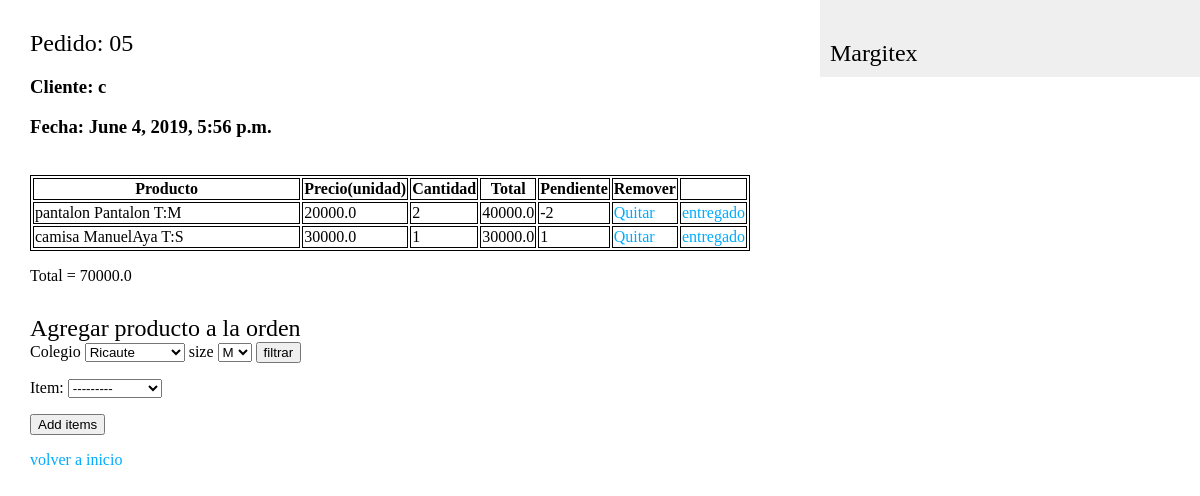
Page /mystore/5/ on the committed database.
### mystore/models.py (models this page shows, shortened)
class Order(models.Model):
    order = models.CharField(max_length=25)
    created = models.DateTimeField(auto_now_add=True)
    client = models.CharField(max_length=25)
    added_by = models.ForeignKey(User, on_delete=models.CASCADE)
    items = models.ManyToManyField('Item', through='Qty')
    comments = models.TextField(max_length=140)
    def add_all_items(self):
        cnt = 0
        for qty in self.qty_set.all():
            cnt += qty.add_same_items()
        return cnt

class Qty(models.Model):
    order = models.ForeignKey(Order, on_delete=models.CASCADE)
    item = models.ForeignKey(Item, on_delete=models.CASCADE)
    quantity = models.IntegerField(default=1)
    pending = models.IntegerField(default=1)
    total = models.IntegerField(default=0)
    def add_same_items(self):
        return  self.quantity * self.item.price

class Item(models.Model):
    name = models.CharField(max_length=25)
    size = models.CharField(max_length=25)
    price = models.FloatField(default=0)
    type = models.CharField(max_length=20)
    quantity = models.IntegerField(default=0)
    created = models.DateTimeField(auto_now_add=True)
    updated = models.DateTimeField(auto_now=True)
    institution = models.ForeignKey(Institution, on_delete=models.CASCADE, primary_key=False)
    code = models.CharField(max_length=25)
    class Meta:
        ordering = ('-created',)
    def __str__(self):
        return self.code

### mystore/views.py (the view, shortened to what this page needs)
# urls.py: path('<int:order_id>/', views.detail, name='detail'),
def detail(request, order_id, item_rmv=None, institution=None, size=None, item_dispatch=None, item_pending=None):
    order = get_object_or_404(Order, pk=order_id)
    if institution == None:
        response_page = HttpResponseRedirect(reverse('mystore:detail', args=(order.id,)))
    if item_dispatch != None:
        item_dispatched = order.qty_set.get(id=item_dispatch)
        if item_pending !=0:
            item_dispatched.pending -= 1
            item_dispatched.save()
        return response_page
    order_items_qty = order.qty_set.all()
    if request.method == 'POST':
        form = SelForm(request.POST)
        if form.is_valid():
            new_item = form.save(commit=False)
            item_form = new_item.item
            for qty in order_items_qty:
                if item_form == qty.item:
                    qty.quantity += 1
                    qty.pending +=1
                    qty.save()
                    order.save()
                    return response_page
            new_item.order = order
            new_item.save()
            return response_page
        else:
            try:
                institution = Institution.objects.get(pk=request.POST['inst'])
                size = request.POST['size']
            except (KeyError, Institution.DoesNotExist):
                form = SelForm()
                form.fields["item"].queryset = Item.objects.all()
            else:
                if size == None:
                    form.fields["item"].queryset = Item.objects.\
                        filter(institution=institution)
                    return HttpResponseRedirect(reverse('mystore:institution', args=(order.id,
                                                         institution)))
                else:
                    form = SelForm()
                    form.fields["item"].queryset = Item.objects. \
                        filter(institution=institution, size=size)
                    return HttpResponseRedirect(reverse('mystore:size', args=(order.id,
                                                                              institution,
                                                                              size)))
    else:
        if institution == None:
            form = SelForm()
    return render(request, 'mystore/detail.html', {'form': form,
                                                   'order': order,
                                                   'institution': institution},)

### mystore/forms.py
class SelForm(forms.ModelForm):
    class Meta:
        model = Qty
        fields = ('item',)

### mystore/models.py (called while the page is built)
    def __str__(self):
        return self.name

### mystore/templatetags/mystore_tags.py (called while the page is built)
@register.inclusion_tag('mystore/college_list.html')
def all_institutions():
    all_inst = Institution.objects.all()
    return {'all_inst': all_inst}

@register.inclusion_tag('mystore/size_list.html')
def all_sizes():
    sizes = Item.objects.order_by('size').values_list('size', flat=True).distinct()
    return {'sizes': sizes}

### mystore/templates/mystore/detail.html (shortened to what this page needs)
{% extends "mystore/base.html" %}
{% load mystore_tags %}
{% block content %}
<h2>Pedido: 0{{ order.id }}</h2>
<h3>Cliente: {{ order.client}}</h3>
<h3>Fecha: {{ order.created}}</h3>
<br>
<table>
    <tr>
        <th>Producto</th>
        <th>Precio(unidad)</th>
        <th>Cantidad</th>
        <th>Total</th>
        <th>Pendiente</th>
        <th>Remover</th>
        <th></th>
    </tr>
    {%for item_order in order.qty_set.all%}
    <tr>
        <td>{{item_order.item.type}} {{item_order.item.name}} T:{{item_order.item.size}} </td>
        <td>{{item_order.item.price}}</td>
        <td>{{ item_order.quantity }}</td>
        <td>{{item_order.add_same_items}}</td>
        <td>{{ item_order.pending }} </td>
        <td><a href="{% url 'mystore:item_removed' order.id item_order.id %}">Quitar</a></td>
        <td><a href="{% url 'mystore:item_dispatch' order.id item_order.id item_order.pending %}">entregado</a></td>
    </tr>
    {% endfor%}
</table>
<p>Total = {{ order.add_all_items}}</p>
<div>
    <h2>Agregar producto a la orden</h2>
    {% if institution %}
        <p>Flltro: {{ institution }}</p>
        <a href="{% url 'mystore:detail' order.id %}">limpiar filtro</a>
    {% else %}
        <form action="{% url 'mystore:detail' order.id %}" method="post">
            <label for="inst">Colegio</label>
            <select id="inst" name="inst">
                {% all_institutions %}
            </select>
            <label for="size">size</label>
            <select id="size" name="size">
                {% all_sizes %}
            </select>
            <input type="submit" value="filtrar">
        </form>
    {% endif %}
</div>
<form action="." method="post">
    {{ form.as_p }}
    <p><input type="submit" value="Add items"></p>
</form>
<a href="{% url 'mystore:index' %}"> volver a inicio</a>
{% endblock %}

### mystore/static/mystore/style.css (style rules this page uses)
a { color:#00abff; text-decoration:none; }
body { margin:0; padding:0; font-family:helvetica, sans-serif; }
h2 { font-family:Georgia; font-weight:normal; margin:30px 0 0; }
table, th, td { border: 1px solid black; width: 100%; }

### rows in the picture
Order: id "5", client "c", created "June 4, 2019, 5:56 p.m.", add_all_items "70000.0"
Qty: item.type "pantalon", item.name "Pantalon", item.size "M", item.price "20000.0", quantity "2", add_same_items "40000.0", pending "-2"
Qty: item.type "camisa", item.name "ManuelAya", item.size "S", item.price "30000.0", quantity "1", add_same_items "30000.0", pending "1"

### other values in the picture
form field inst "Ricaute"
form field size "M"
